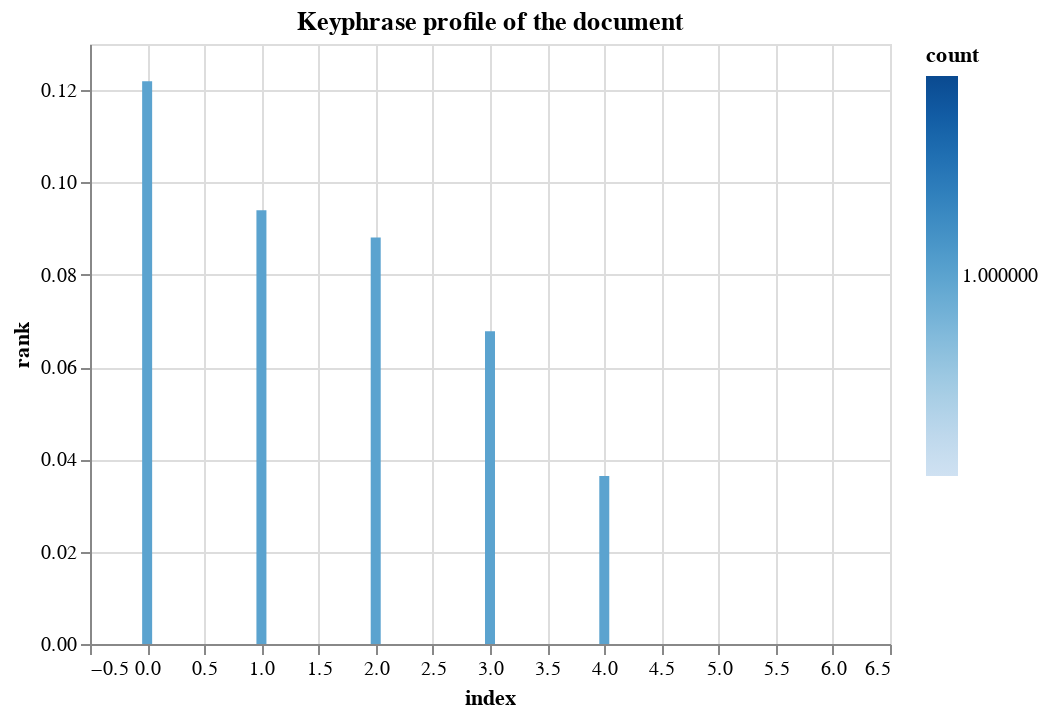

This figure's notebook cell:
### Code cell
tr = doc._.textrank
tr.plot_keyphrases()

### Figure 1 — Vega-Lite specification as saved in the notebook (floating-point values rounded to 4 significant figures)
{"config": {"view": {"continuousWidth": 400, "continuousHeight": 300}}, "data": {"name": "data-1075eec93a5e1902bd11b1b0806ec8fd"}, "mark": "bar", "encoding": {"color": {"field": "count", "type": "quantitative"}, "tooltip": [{"field": "text", "type": "nominal"}, {"field": "rank", "type": "quantitative"}, {"field": "count", "type": "quantitative"}], "x": {"field": "index", "type": "quantitative"}, "y": {"field": "rank", "type": "quantitative"}}, "title": "Keyphrase profile of the document", "$schema": "https://vega.github.io/schema/vega-lite/v4.17.0.json", "datasets": {"data-1075eec93a5e1902bd11b1b0806ec8fd": [{"index": 0, "text": "ENTIRE", "count": 1, "rank": 0.1219}, {"index": 1, "text": "the trailer", "count": 1, "rank": 0.09399}, {"index": 2, "text": "the ENTIRE movie", "count": 1, "rank": 0.08809}, {"index": 3, "text": "every joke", "count": 1, "rank": 0.06774}, {"index": 4, "text": "the film", "count": 1, "rank": 0.03643}, {"index": 5, "text": "I", "count": 1, "rank": 0.0}, {"index": 6, "text": "it", "count": 1, "rank": 0.0}]}}
